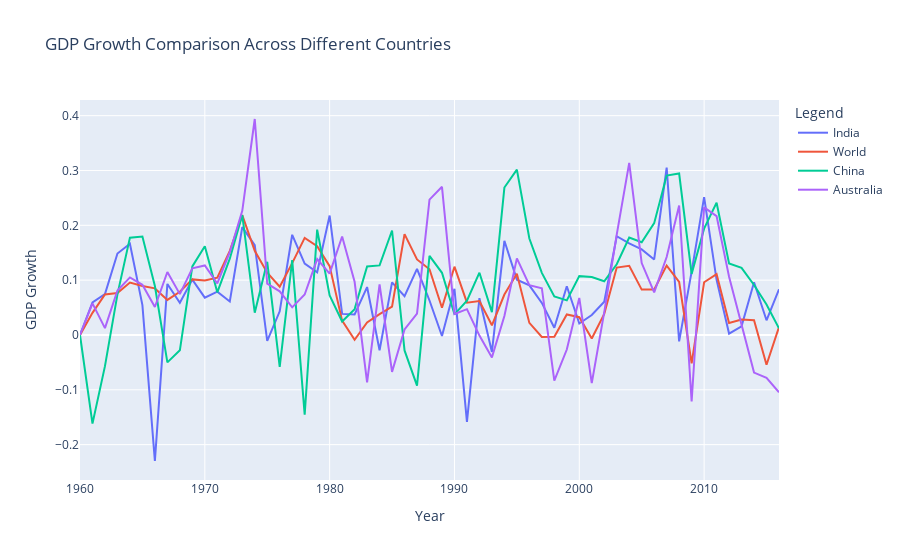

Notebook source saved alongside this figure:
### Code cell
Visualise_GDPGrowth_Across_Several_Countries(['India','World','China','Australia'])
